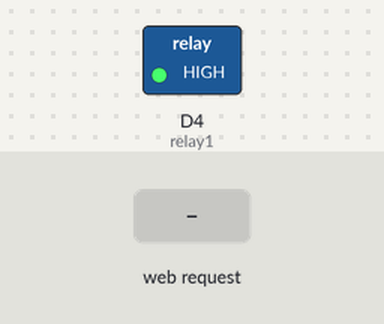
Bench run of a sketch on a simulated ESP8266 (NodeMCU). Shown: switched loads named in the sketch (green lamp = pin HIGH). The inputs (shaded band) are chosen by the test bench. WiFi joins after 1.5 s; servers stay silent unless stated; what the sketch prints to the serial monitor is not drawn.

Above: at 2.7 s.
2.8 s: HTTP request GET /0/on received
At 3.5 s:
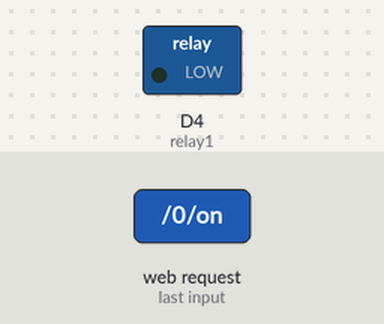
4.3 s: HTTP request GET /0/off received
At 4.6 s:
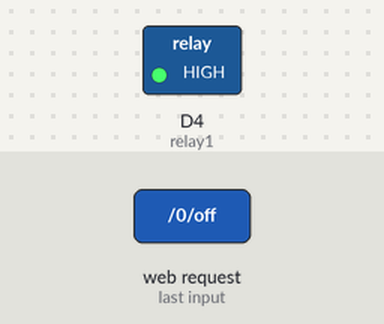
Timing chart, 0 to 7.3 s (numbered marks = the images above; inputs shaded):
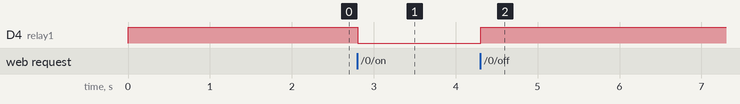

The sketch:

Relay_control_with_webserver.ino
```cpp
#include <ESP8266WiFi.h>
// Replace with your network credentials
const char* ssid     = "NIET"; // Enter your WIFI name
const char* password = "12345678"; // Enter your WIFI password

// Set web server port number to 80
WiFiServer server(80);

// Variable to store the HTTP request
String header;

// Auxiliar variables to store the current output state
String output1State = "off";

// Assign output variables to GPIO pins
const int relay1 = D4;

// Current time
unsigned long currentTime = millis();
unsigned long previousTime = 0;
// Define timeout time in milliseconds (example: 2000ms = 2s)
const long timeoutTime = 2000;

void setup() {
  Serial.begin(115200);
  // Initialize the output variables as outputs
  pinMode(relay1, OUTPUT);

  // Set outputs to LOW
  digitalWrite(relay1, HIGH);

  // Connect to Wi-Fi network with SSID and password
  Serial.print("Connecting to ");
  Serial.println(ssid);
  WiFi.begin(ssid, password);
  while (WiFi.status() != WL_CONNECTED) {
    delay(500);
    Serial.print(".");
  }
  // Print local IP address and start web server
  Serial.println("");
  Serial.println("WiFi connected.");
  Serial.println("IP address: ");
  Serial.println(WiFi.localIP());
  server.begin();
}

void loop() {
  WiFiClient client = server.available();   // Listen for incoming clients

  if (client) {                             // If a new client connects,
    Serial.println("New Client.");          // print a message out in the serial port
    String currentLine = "";                // make a String to hold incoming data from the client
    currentTime = millis();
    previousTime = currentTime;
    while (client.connected() && currentTime - previousTime <= timeoutTime) { // loop while the client's connected
      currentTime = millis();
      if (client.available()) {             // if there's bytes to read from the client,
        char c = client.read();             // read a byte, then
        Serial.write(c);                    // print it out the serial monitor
        header += c;
        if (c == '\n') {                    // if the byte is a newline character
          // if the current line is blank, you got two newline characters in a row.
          // that's the end of the client HTTP request, so send a response:
          if (currentLine.length() == 0) {
            // HTTP headers always start with a response code (e.g. HTTP/1.1 200 OK)
            // and a content-type so the client knows what's coming, then a blank line:
            client.println("HTTP/1.1 200 OK");
            client.println("Content-type:text/html");
            client.println("Connection: close");
            client.println();

            // turns the GPIOs on and off
            if (header.indexOf("GET /0/on") >= 0) {
              Serial.println("GPIO 0 on");
              output1State = "on";
              digitalWrite(relay1, LOW);
            } else if (header.indexOf("GET /0/off") >= 0) {
              Serial.println("GPIO 0 off");
              output1State = "off";
              digitalWrite(relay1, HIGH);
            }

            // Display the HTML web page
            client.println("<!DOCTYPE html><html>");
            client.println("<head><meta name=\"viewport\" content=\"width=device-width, initial-scale=1\">");
            client.println("<link rel=\"icon\" href=\"data:,\">");
            // CSS to style the on/off buttons
            // Feel free to change the background-color and font-size attributes to fit your preferences
            client.println("<style>html { font-family: Helvetica; display: inline-block; margin: 0px auto; text-align: center;}");
            client.println(".button { background-color: #195B6A; border: none; color: white; padding: 16px 40px;");
            client.println("text-decoration: none; font-size: 30px; margin: 2px; cursor: pointer;}");
            client.println(".button2 {background-color: #77878A;}</style></head>");

            // Web Page Heading
            client.println("<body><h1>Welcome to Aadi's IOT system</h1>");

            // Display current state, and ON/OFF buttons for GPIO 0
            client.println("<p>Relay 1 " + output1State + "</p>");
            // If the output0State is off, it displays the ON button
            if (output1State == "off") {
              client.println("<p><a href=\"/0/on\"><button class=\"button\">ON</button></a></p>");
            } else {
              client.println("<p><a href=\"/0/off\"><button class=\"button button2\">OFF</button></a></p>");
            }

            client.println("</body></html>");

            // The HTTP response ends with another blank line
            client.println();
            // Break out of the while loop
            break;
          } else { // if you got a newline, then clear currentLine
            currentLine = "";
          }
        } else if (c != '\r') {  // if you got anything else but a carriage return character,
          currentLine += c;      // add it to the end of the currentLine
        }
      }
    }
    // Clear the header variable
    header = "";
    // Close the connection
    client.stop();
    Serial.println("Client disconnected.");
    Serial.println("");
  }
}
```

Measured:
- after the input at 2.8 s, D4 (relay1): HIGH → LOW at once
- after the input at 4.3 s, D4 (relay1): LOW → HIGH at once
